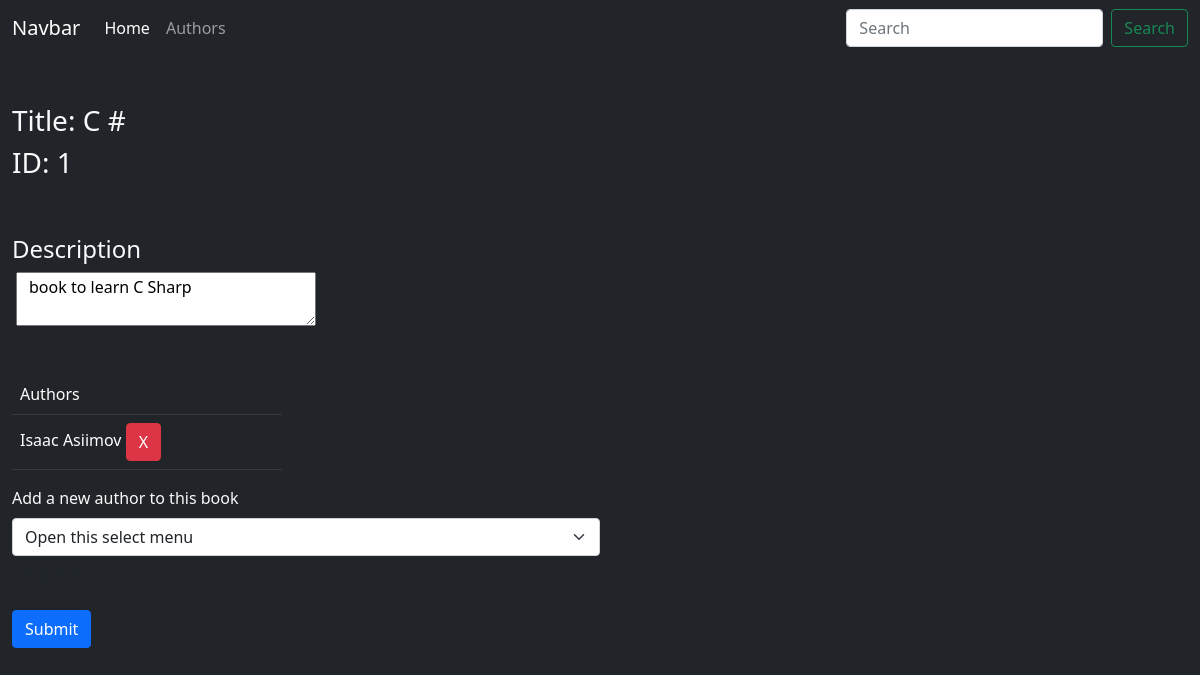
/byn/books/1, run on the app's committed database.
### books_authors/models.py (models this page shows, shortened)
class Books(models.Model):
    title = models.CharField(max_length=255)
    desc = models.TextField(max_length=455)
    created_at = models.DateTimeField(auto_now_add=True)
    updated_at = models.DateTimeField(auto_now=True)

class Authors(models.Model):
    first_name = models.CharField(max_length=255)
    last_name = models.CharField(max_length=255)
    books = models.ManyToManyField(Books, related_name="authors")
    created_at = models.DateTimeField(auto_now_add=True)
    updated_at = models.DateTimeField(auto_now=True)
    notes = models.CharField(max_length=255,default="notas antiguos")

### books_authors/views.py (the view)
# urls.py: path('books/<int>',views.book),
def book(request,int):
    book = Books.objects.get(id=int)
    bookauthors = [author.id for author in book.authors.all()]
    nobooksauthor = [author for author in Authors.objects.all() if author.id not in bookauthors]
    context = {'book': book,
                'nobooksauthor':nobooksauthor}
    return render(request,'book.html',context)

### books_authors/templates/book.html (shortened to what this page needs)
<!DOCTYPE html>
<html lang="en">
<head>
    <link href="https://cdn.jsdelivr.net/npm/bootstrap@5.0.2/dist/css/bootstrap.min.css" rel="stylesheet">
</head>
<body>
    <nav class="navbar navbar-expand-lg navbar-dark bg-dark ">
        <div class="container-fluid">
            <a class="navbar-brand" href="#">Navbar</a>
            <div class="collapse navbar-collapse" id="navbarSupportedContent">
                <ul class="navbar-nav me-auto mb-2 mb-lg-0">
                    <li class="nav-item">
                        <a class="nav-link active" aria-current="page" href="/byn">Home</a>
                    </li>
                    <li class="nav-item">
                        <a class="nav-link" href="/byn/addauthors">Authors</a>
                    </li>
                    <li class="nav-item">
                        <a class="nav-link disabled" href="#" tabindex="-1" aria-disabled="true"></a>
                    </li>
                </ul>
                <form class="d-flex">
                    <input class="form-control me-2" type="search" placeholder="Search" aria-label="Search">
                    <button class="btn btn-outline-success" type="submit">Search</button>
                </form>
            </div>
        </div>
    </nav>
    <div class="container-fluid bg-dark min-vh-100">
        <div class="row text-light">
            <h3 class="mt-5 ">Title:  {{book.title}}</h3><br>
            <h3>ID: {{book.id}}</h3>
            <h4 class="mt-5">Description</h4><textarea class="ms-3"style="width: 300px">{{book.desc}}</textarea><br>
            <div class="row mt-5">
                <div class="col-3">
                    <table class="table table-dark table-hover">
                        <tr>
                            <td>Authors</td>
                        </tr>
                        {%for author in book.authors.all%}
                        <tr>
                            <td>{{author.first_name}}  {{author.last_name}} <button data-url="/byn/delete/{{author.id}}/{{book.id}}" type="button" class="btn btn-danger btndelete" data-bs-toggle="modal" data-bs-target="#myModal">
                                X
                            </button></td>
                        </tr>
                        {%endfor%}
                    </table>
                </div>
            </div>
            <form class="col-12" action="/byn/addtobook/{{book.id}}" method="POST">
                <div class="col-md-6">
                    <label for="Dojos" class="form-label text-light">Add a new author to this book</label>
                    <select class="form-select" aria-label="Default select example" name="newauthor" required>
                        <option selected>Open this select menu</option>
                    </select>
                </div>
                <div class="input-field col-8">
                    <input type="submit" class="waves-effect waves-light btn">
                    <p class="text-center"></p><button type="submit" class="btn btn-primary">Submit</button></p>
                </div>
            </form>
        </div>
    </div>
</body>
</html>

### data on the page
Books: title "C #", id "1", desc "book to learn C Sharp"
Authors: first_name "Isaac", last_name "Asiimov"
